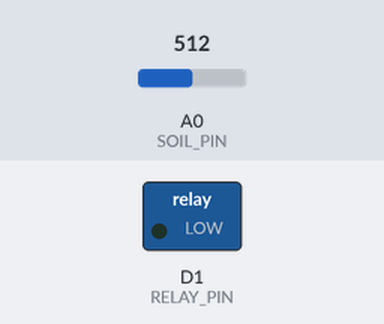
The sketch below on a simulated ESP8266 (NodeMCU). Parts: switched loads named in the sketch (green lamp = pin HIGH). The test bench sets the inputs (shaded band); at power-on: A0 (SOIL_PIN) = 512. WiFi joins after 1.5 s; servers stay silent unless stated; what the sketch prints to the serial monitor is not drawn.

Above: at 3.0 s.
3.1 s: A0 (SOIL_PIN) set to 587
5.8 s: A0 (SOIL_PIN) set to 615
At 6.7 s:
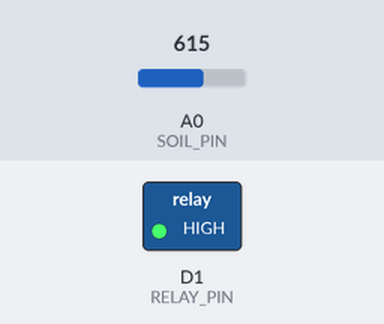
8.5 s: A0 (SOIL_PIN) set to 590
At 11.0 s:
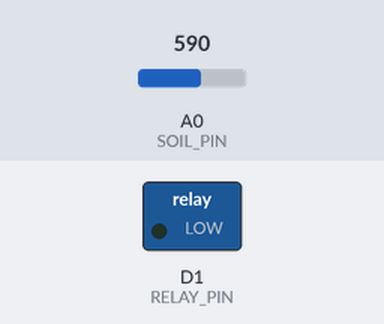
11.3 s: A0 (SOIL_PIN) set to 610
At 12.6 s:
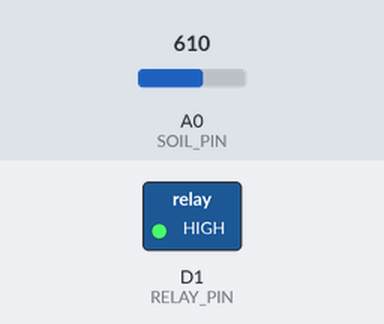
Timing chart, 0 to 14.3 s (numbered marks = the images above; inputs shaded):
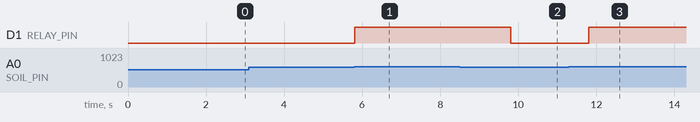

The sketch:

code.ino
```cpp
#define BLYNK_TEMPLATE_ID "TMPL3nIJM4WYV"
#define BLYNK_TEMPLATE_NAME "smart moisture monitoring esp8266"
#define BLYNK_AUTH_TOKEN "goAwH16SgRwtzXjRABzaAsPrRFg2tY-1"

#include <ESP8266WiFi.h>
#include <BlynkSimpleEsp8266.h>

char auth[] = BLYNK_AUTH_TOKEN;
char ssid[] = "Andriod";
char pass[] = "12345678";

#define SOIL_PIN A0
#define RELAY_PIN D1

int threshold = 600;

void setup() {
  Serial.begin(115200);
  pinMode(RELAY_PIN, OUTPUT);
  digitalWrite(RELAY_PIN, LOW);
  Blynk.begin(auth, ssid, pass);
}

void loop() {
  Blynk.run();

  int moisture = analogRead(SOIL_PIN);
  Serial.print("Moisture: ");
  Serial.println(moisture);

  Blynk.virtualWrite(V1, moisture);

  if (moisture < threshold) {
    digitalWrite(RELAY_PIN, LOW);
    Blynk.virtualWrite(V2, 1);
    Serial.println("Soil is Dry → Relay ON");
  } else {
    digitalWrite(RELAY_PIN, HIGH);
    Blynk.virtualWrite(V2, 0);
    Serial.println("Soil is Wet → Relay OFF");
  }

  delay(2000);
}
```

Measured:
- the behaviour switches between 599 and 600 on A0 (SOIL_PIN) (found by bisection; images 0 and 1)
- after the input at 3.1 s, every drawn part: stays the same
- after the input at 5.8 s, D1 (RELAY_PIN): LOW → HIGH at once
- after the input at 8.5 s, D1 (RELAY_PIN): HIGH → LOW after 1.3 s
- after the input at 11.3 s, D1 (RELAY_PIN): LOW → HIGH after 0.51 s
